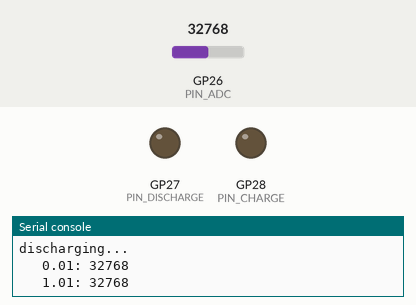
Simulated run of this program. Board: Raspberry Pi Pico running CircuitPython. Parts: output pins drawn as LEDs (lit = HIGH), the last lines printed to the serial console. Inputs (shaded band) come from the test bench; at power-on: GP26 (PIN_ADC) = 32768 (analog values on the 0–65535 scale).

Above: at 1.2 s.
1.3 s: GP26 (PIN_ADC) set to 352
4.3 s: GP26 (PIN_ADC) set to 272
At 6.2 s:
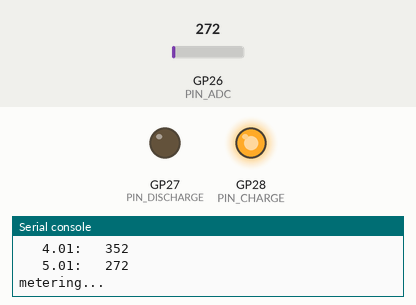
6.5 s: GP26 (PIN_ADC) set to 41136
8.0 s: GP26 (PIN_ADC) set to 42496
At 9.3 s:
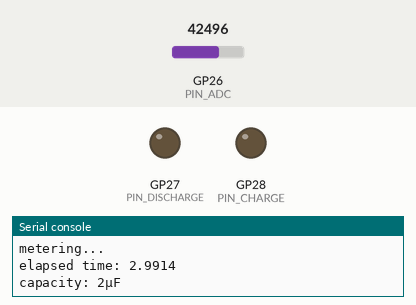
Timing chart, 0 to 11.0 s (numbered marks = the images above; inputs shaded):
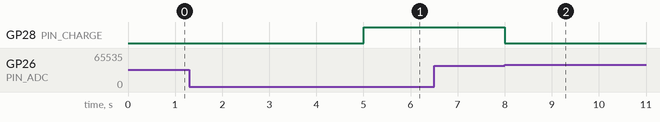

The program:

main.py
```python
# (licence header left out)
import board
from digitalio import DigitalInOut, Direction
from analogio  import AnalogIn
import time

# Trinket-M0
#PIN_CHARGE    = DigitalInOut(board.D0)
#PIN_DISCHARGE = DigitalInOut(board.D1)
#PIN_ADC       = AnalogIn(board.D2)
#U_MIN         = 200

# Pico RP2040
PIN_CHARGE    = DigitalInOut(board.GP28) # #34
PIN_DISCHARGE = DigitalInOut(board.GP27) # #32
PIN_ADC       = AnalogIn(board.A0)       # #31
U_MIN         = 310

R             = 1000000  # 1MΩ

def init():
  print("initializing...")
  PIN_DISCHARGE.direction = Direction.INPUT
  PIN_CHARGE.direction = Direction.OUTPUT
  PIN_CHARGE.value = 0

def sps():
  print("calculating samples per second")
  start = time.monotonic()
  i = 0
  while i<100:
    i += 1
    PIN_ADC.value
  t2 = time.monotonic() - start
  print("samples per second: {0:7.2f}".format(100/t2))

def discharge():
  print("discharging...")
  PIN_CHARGE.value = 0
  PIN_DISCHARGE.direction = Direction.OUTPUT
  PIN_DISCHARGE.value = 0
  while True:
    u0 = PIN_ADC.value
    print("  {0:5.2f}: {1:5d}".format(time.monotonic(),u0))
    if u0 < U_MIN:
      break
    time.sleep(1)
  PIN_DISCHARGE.direction = Direction.INPUT
  return u0

def meter(u0):
  print("metering...")
  u_tau = 0.6321*65536 + u0
  start = time.monotonic()
  PIN_CHARGE.value = 1
  while True:
    u = PIN_ADC.value
    t = time.monotonic()
    #print("  {0:5.2f}: {1:5d}".format(t,u))
    if u > u_tau:
      # 41425/65536 = 0.6321
      break
  PIN_CHARGE.value = 0
  t2 = t - start
  print("elapsed time: {0:5.4f}".format(t2))
  return t2/R

def print_capacity(c):
  if c < 1e-9:
    size="p"
    c *= 1e+12
  elif c<1e-6:
    size="n"
    c *= 1e+9
  elif c<1e-3:
    size="µ"
    c *= 1e+6
  else:
    size="m"
    c *= 1e+3
  print("capacity: %d%sF" % (int(c),size))

# main program ---

init()
sps()
while True:
  u0 = discharge()
  c = meter(u0)
  print_capacity(c)
  time.sleep(3)
```

Measured:
- the behaviour switches between 320 and 304 on GP26 (PIN_ADC) (found by bisection; images 0 and 1)
- the behaviour switches between 41696 and 41712 on GP26 (PIN_ADC) (found by bisection; images 1 and 2)
- after the input at 4.3 s, GP28 (PIN_CHARGE): LOW → HIGH after 0.71 s
- after the input at 6.5 s, every drawn part: stays the same
- after the input at 8.0 s, GP28 (PIN_CHARGE): HIGH → LOW at once
